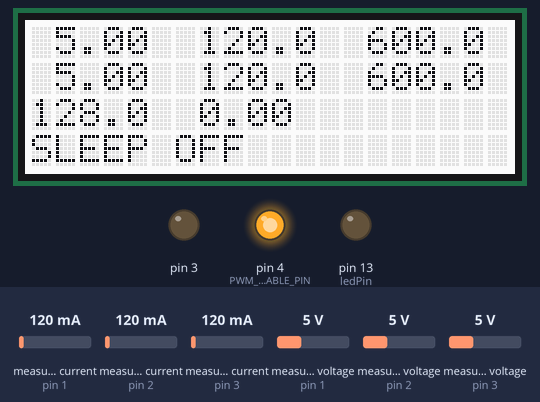
This sketch was run on a simulated Arduino Uno, built with avr-gcc and run on an emulated ATmega328P. Parts: 20×4 character LCD, output pins drawn as LEDs (lit = HIGH). Dashed ring = blinking. The test bench sets the inputs (shaded band); at power-on: measured voltage (sensors on pin 3, pin 2, pin 1) 5 V, measured current (sensors on pin 2, pin 1, pin 3) 120 mA. What the sketch prints to the serial monitor is not drawn.

Above: at 1.2 s.
1.3 s: measured voltage (sensor on pin 3) set to 9.2 V
At 3.6 s:
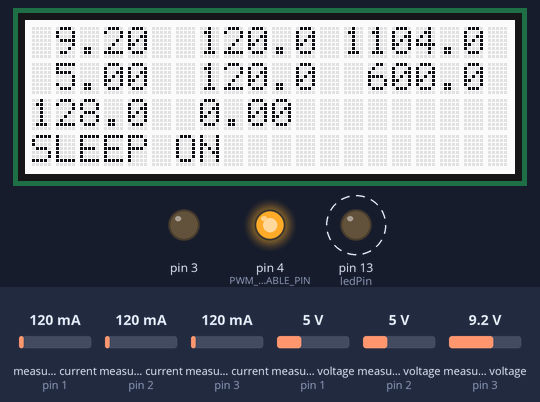
5.7 s: measured voltage (sensor on pin 3) set to 9.6 V
At 6.8 s:
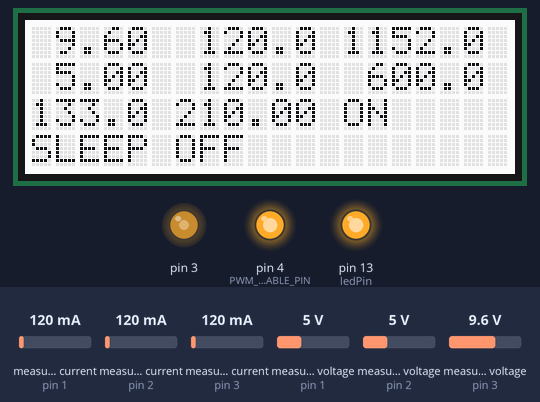
9.0 s: measured voltage (sensor on pin 3) set to 0.3 V
At 11.6 s:
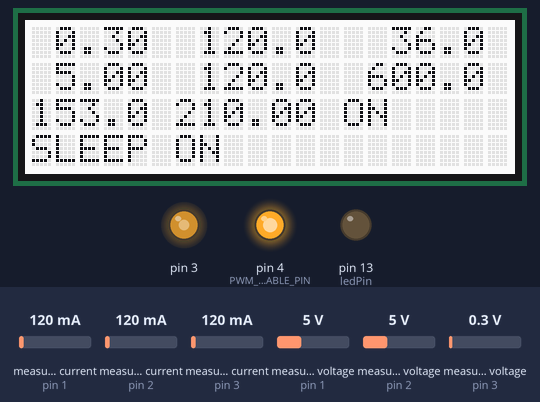
13.3 s: measured current (sensor on pin 2) set to 40 mA
At 15.5 s:
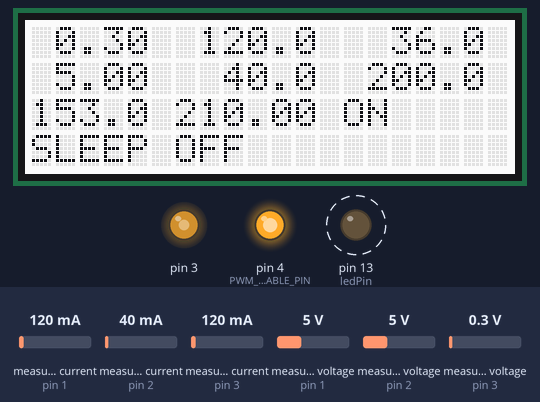
16.6 s: measured voltage (sensor on pin 3) set to 11.2 V
At 17.6 s:
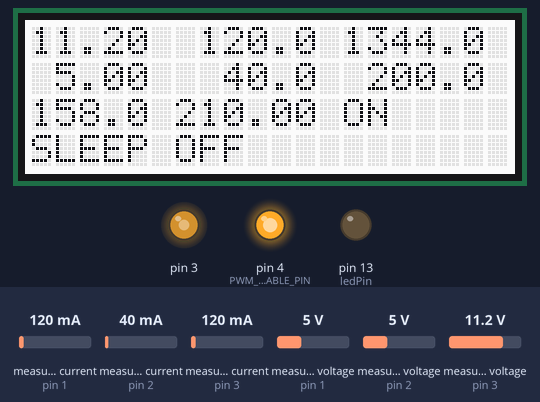
21.8 s: measured voltage (sensor on pin 2) set to 11.2 V
At 30.5 s:
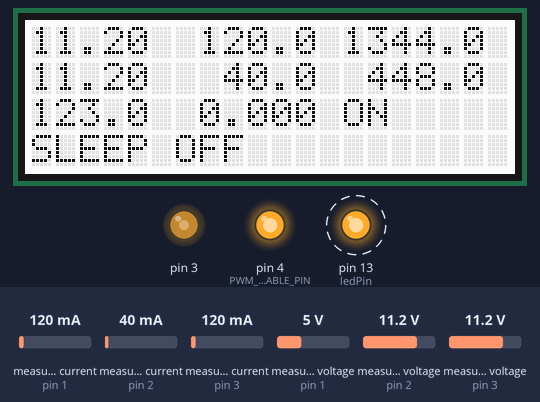
Timing chart, 0 to 31.1 s (numbered marks = the images above; inputs shaded):
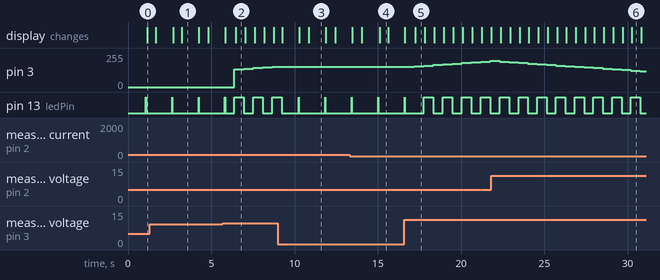

Measured:
- the behaviour switches between 9.4 and 9.5 V on measured voltage (sensor on pin 3) (found by bisection; images 1 and 2)
- after the input at 5.7 s, pin 3: moves from 0/255 to 153/255 over 2.3 s, starting after 0.69 s; the display: first differs from a run without the input after 0.76 s (image 2)
- after the input at 9.0 s, pin 3: stays 153/255 (without the input it goes to 156/255 after 0.25 s); the display: first changes after 0.25 s (image 3 shows a later state)
- after the input at 16.6 s, pin 3: moves from 153/255 to 196/255 over 4.6 s, starting after 0.59 s; the display: first differs from a run without the input after 0.66 s (image 5)
- by itself, pin 13 (ledPin): alternates HIGH for 0.56 s and LOW for 0.56 s
- what the display in image 1 shows lasts 1.1 s, from 3.2 s to 4.3 s
- what the display in image 4 shows lasts 0.5 s, from 15.1 s to 15.6 s

The sketch:

MPPT_UNO.ino
```cpp
#include <PWM.h>
#include <SDL_Arduino_INA3221.h>
#include <Wire.h>
#include <Adafruit_RGBLCDShield.h>
#include <utility/Adafruit_MCP23017.h>
#include <Adafruit_SleepyDog.h>

Adafruit_RGBLCDShield lcd = Adafruit_RGBLCDShield();

// Options
#define BLINK 1
#define SERIAL 1
#define LCD 1
#define POTENTIOMETER 0
#define MAXPWM 210
#define MAXVOLTAGE 8.4
#define TAPEROFFVOLTAGE 8.35


// Wiring:
#define PIN_RESET 8
#define PIN_SCE   9
#define PIN_DC    10
#define PIN_SDIN  11
#define PIN_SCLK  12
#define PWM_OUT 3            // PWM signal pin
#define PWM_ENABLE_PIN 4    // pin used to control shutoff function of the IR2104 MOSFET driver


// These #defines make it easy to set the backlight color
#define WHITE 0x7

int potentiometerPin = A0;    // select the input pin for the potentiometer
int ledPin = 13;      // select the pin for the LED
int sensorValue = 0;  // variable to store the value coming from the sensor

int32_t frequency = 80000; //frequency (in Hz)
byte pulseWidth = 0;
byte newpulseWidth = 130;
byte targetPulseWidth;
boolean PWMGoUp = true;
boolean PWMOnOff = true;

boolean LED_ON_OFF = true;

SDL_Arduino_INA3221 ina3221;

// the three channels of the INA3221
#define CHANNEL_SOLAR 2 // solar panel
#define CHANNEL_BATTERY 1 // lipo battery


int count = 0;

void setup()
{

  //Serial.begin(9600);
  Serial.begin(112500);
  Serial.println("no  Volt     mA   mW     Volt     mA   mW   eff    PWM   target");

  // voltage and current sensor
  ina3221.begin();

  // LED
  pinMode(13, OUTPUT);

  // enable MOSFET driver chip
  pinMode(PWM_ENABLE_PIN, OUTPUT);     // sets the digital pin as output
  digitalWrite(PWM_ENABLE_PIN, HIGH);

  // PWM
  pulseWidth = 128;
  InitTimersSafe();
  bool success = SetPinFrequencySafe(PWM_OUT, frequency);


  // LCD
  lcd.begin(20, 4);
  lcd.setCursor(0, 0);            // set the LCD cursor   position
  lcd.print("MPPT");  // print a simple message on the LCD
  lcd.setBacklight(WHITE);

}


void loop()
{
  float sv[3], bv[3], cmA[3], lv[3], pw[3];


  for (int i = 0; i < 3; i++) {
    bv[i] = ina3221.getBusVoltage_V(i + 1);
    sv[i] = ina3221.getShuntVoltage_mV(i + 1);
    cmA[i] = ina3221.getCurrent_mA(i + 1);
    lv[i] = bv[i] + (sv[i] / 1000);
    pw[i] = bv[i] * cmA[i];

  }


  // Is sun shining?
  if (bv[CHANNEL_SOLAR] < 9.5) {
    // No: go to sleep at night
    digitalWrite(13, LOW);    // turn the LED off
    lcd.setCursor(0, 3);
    lcd.print("SLEEP ON ");
    int sleepMS = Watchdog.sleep();
    // brief LED on when wakeup
    digitalWrite(13, HIGH);   // turn the LED on
    delay(10);
    digitalWrite(13, LOW);    // turn the LED off

  }
  else {
    // Yes: charge battery

    //Serial.println("alive");
    // blink as sign of life
    if (BLINK)
    {
      if (LED_ON_OFF == true)
        digitalWrite(13, HIGH);   // turn the LED on
      else
        digitalWrite(13, LOW);    // turn the LED off
      LED_ON_OFF = !LED_ON_OFF;
    }

    // Set PWM duty cycle
    if (POTENTIOMETER)
    {
      // read potentiometer value
      sensorValue = analogRead(potentiometerPin);
      newpulseWidth = sensorValue / 4;
      if ( newpulseWidth > 244)
        newpulseWidth = 244;
      pulseWidth = newpulseWidth;
    }
    else
    {

      // calculate target PWM
      if (bv[CHANNEL_BATTERY] <= TAPEROFFVOLTAGE)
        targetPulseWidth = MAXPWM;
      if (bv[CHANNEL_BATTERY] >= MAXVOLTAGE)
        targetPulseWidth = 0;
      if (bv[CHANNEL_BATTERY]  > TAPEROFFVOLTAGE && bv[CHANNEL_BATTERY]  < MAXVOLTAGE)
        targetPulseWidth = MAXPWM * (MAXVOLTAGE - bv[CHANNEL_BATTERY]) / (MAXVOLTAGE - TAPEROFFVOLTAGE);


      // Determine if PWM change is required

      if ((targetPulseWidth - pulseWidth) > 40)
        PWMGoUp = true;
      if ((pulseWidth - targetPulseWidth) > 40)
        PWMGoUp = false;

      if (pulseWidth < targetPulseWidth ) {
        if (PWMGoUp == true) {
          if (abs(pulseWidth - targetPulseWidth) > 10)
            pulseWidth += 5;
          else
            pulseWidth++;
          pwmWrite(PWM_OUT, pulseWidth);
        }
      }
      if (pulseWidth > targetPulseWidth ) {
        if (PWMGoUp == false) {
          if (abs(pulseWidth - targetPulseWidth) > 10)
            pulseWidth -= 5;
          else
            pulseWidth--;
          pwmWrite(PWM_OUT, pulseWidth);
        }
      }
    }
  }

  lcd.setCursor(0, 3);
  lcd.print("SLEEP OFF");
  printValues(bv, cmA, pw) ;


  count++;
  //delay(700);
  //delay(200);
  delay(500);
}


void printValues(  float bv[], float cmA[], float pw[]) {
  static char bvstr[10];
  static char cmAstr[10];
  static char pwstr[10];
  static char line[4][21] = {"                    ", "                    ", "                    ", "                    "};
  static char pwmstr[10];
  static char tapwmstr[10];

  float eff = pw[CHANNEL_BATTERY] / pw[CHANNEL_SOLAR];

  if (LCD || SERIAL)
  {
    int i;
    i = CHANNEL_SOLAR;
    dtostrf(bv[i], 5, 2, bvstr);
    dtostrf(cmA[i], 7, 2, cmAstr);
    dtostrf(pw[i], 7, 2, pwstr);
    memcpy(line[0], bvstr, 5);
    line[0][5] = ' ';
    memcpy(&line[0][6], cmAstr, 6);
    line[0][12] = ' ';
    memcpy(&line[0][13], pwstr, 6);

    i = CHANNEL_BATTERY;
    dtostrf(bv[i], 5, 2, bvstr);
    dtostrf(cmA[i], 7, 2, cmAstr);
    dtostrf(pw[i], 7, 2, pwstr);
    memcpy(line[1], bvstr, 5);
    line[1][5] = ' ';
    memcpy(&line[1][6], cmAstr, 6);
    line[1][12] = ' ';
    memcpy(&line[1][13], pwstr, 6);

    dtostrf(pulseWidth, 5, 2, pwmstr);
    dtostrf(targetPulseWidth, 5, 2, tapwmstr);
    memcpy(line[2], pwmstr, 5);
    line[2][5] = ' ';
    memcpy(&line[2][6], tapwmstr, 6);
    if (PWMOnOff == true)
      memcpy(&line[2][13], "ON ", 3);
    else
      memcpy(&line[2][13], "OFF", 3);


  }


  if (LCD)
  {
    lcd.setCursor(0, 0);
    lcd.print(line[0]);  // solar panel

    lcd.setCursor(0, 1);
    lcd.print(line[1]);  // MPPT output

    lcd.setCursor(0, 2);
    lcd.print(line[2]);  // buck converter output and battery input

  }

  if (SERIAL)
    printINA(count, line[0], line[1], eff, pulseWidth, targetPulseWidth);
}

void printINA(int count, char* line1, char* line2, float eff, float pulseWidth, float targetPulseWidth)
{

  Serial.print(count);
  Serial.print(" ");
  Serial.print(line1);
  Serial.print(" ");
  Serial.print(line2);
  Serial.print(" ");
  Serial.print(eff);
  Serial.print(" ");
  Serial.print(pulseWidth);
  Serial.print(" ");
  Serial.print(targetPulseWidth);
  Serial.println();


}


void printHEX(char* cp, int num)
{
  int i;
  for (i = 0; i < num; i++)
    Serial.print(cp[i], HEX);

}


void charcpy(char* from, char* to, int num)
{
  int i;
  for (i = 0; i < num; i++)
    to[i] = from[i];

}
```
